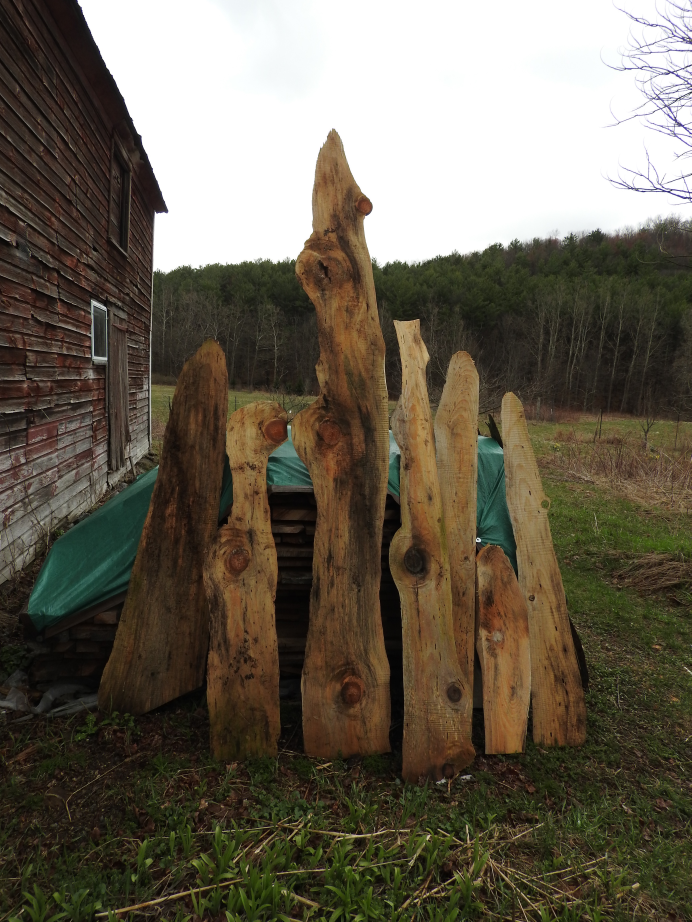
#> input picture samples/DSCN4623.JPG, 3456 x 4608 px (shown at 1/5 size); its folder holds 4 pictures in this run
$ python stereopair.py   (older library calls are emulated)
#> lines starting #> are read from the running program, lines starting #| are printed output that depends on the picture
# Utility to convert a directory of individual image pairs into a single image
# for each pair that contains two images, left and right, for use with a stereo viewer
# such as this one:  https://shop.londonstereo.com/OWL-B-ENV.html

import os, sys
from PIL import Image

# Configuration
if len(sys.argv) > 1:
  dirname = sys.argv[1]
else:
  dirname = 'samples'
suffixes = ('.JPG', '.jpg')
result_dir = os.path.join(dirname, 'stereo')
kSpacing = 20
kTargetSize = 600

if not os.path.exists(result_dir):
  os.mkdir(result_dir)

# Create list of image pairs; assumes they are in order by name
files = [fn for fn in os.listdir(dirname) if fn.endswith(suffixes)]
files.sort()
pairs = []
curr_pair = []
for fn in files:
  curr_pair.append(fn)
  if len(curr_pair) == 2:
    pairs.append(tuple(curr_pair))
    curr_pair = []
assert not curr_pair

# Process each pair
for pair_num, pair in enumerate(pairs):

  # Read the two images
  images = []
  for fn in pair:
    fn = os.path.join(dirname, fn)
    images.append(Image.open(fn))
  widths, heights = zip(*(i.size for i in images))

  # Crop images to square, using the center of the image
  if widths[0] > heights[0]:
    diff = int((widths[0] - heights[0]) / 2)
    crop_area = (diff, 0, widths[0] - diff - 1, heights[0] - 1)
  elif heights[0] > widths[0]:
    diff = int((heights[0] - widths[0]) / 2)
    crop_area = (0, diff, widths[0] - 1, heights[0] - diff - 1)
  else:
    crop_area = None

  if crop_area is not None:
    for i in range(0, len(images)):
      images[i] = images[i].crop(crop_area)
    widths, heights = zip(*(i.size for i in images))

  # Resize images to the target size so they are the right size on screen
  # (for print, this would be left at higher resolution)
  for i in range(0, len(images)):
    images[i] = images[i].resize((kTargetSize, kTargetSize), Image.ANTIALIAS)
  widths, heights = zip(*(i.size for i in images))

  # Build the combined image and write it to disk
  total_width = sum(widths)
  max_height = max(heights)
  new_im = Image.new('RGB', (total_width+kSpacing, max_height))
#> new_im: PIL image 1220x600 RGB; every value is 0

  x_offset = 0
  for im in images:
    new_im.paste(im, (x_offset,0))
    x_offset += im.size[0] + kSpacing
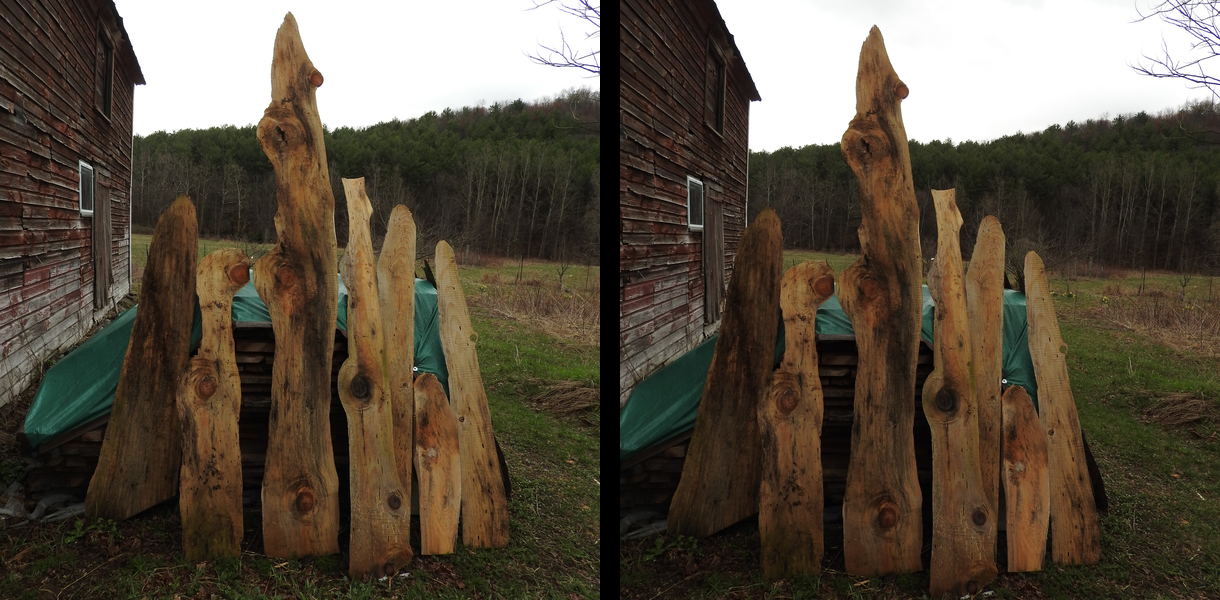
#> new_im: PIL image 1220x600 RGB; mean R, G, B 91.4, 81.4, 67.6

  result_fn = os.path.join(result_dir, 'stereo%i.png' % (pair_num+1))
  new_im.save(result_fn, dpi=(1200, 1200))
#> pass 2 of the loop `for pair_num, pair in enumerate(pairs):`:
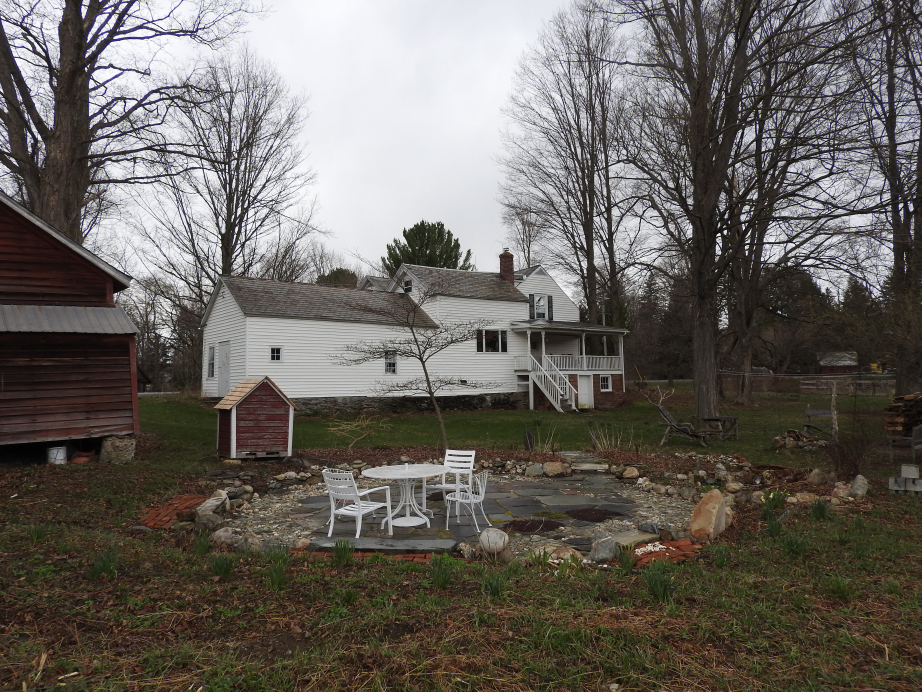
#> input picture samples/DSCN4629.JPG, 4608 x 3456 px (shown at 1/5 size)
#> after the loop `for im in images:`:
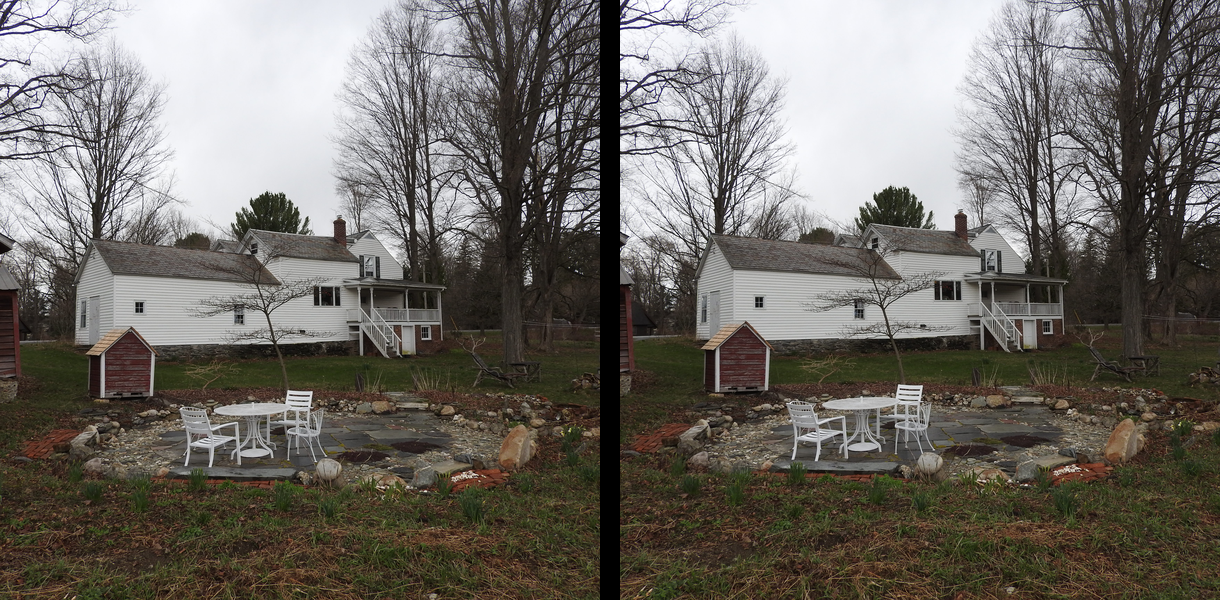
#> new_im: PIL image 1220x600 RGB; mean R, G, B 112, 107.9, 102
